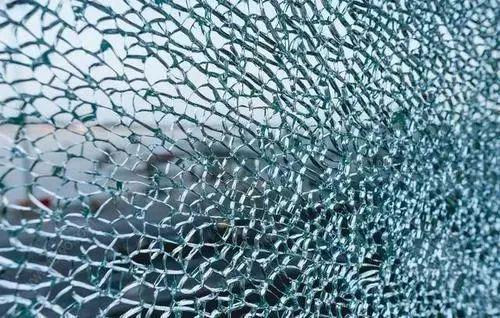
#> input picture 算法/test_images/glass_crack.jpg, 500 x 318 px
$ python -i feature_extractor.py   (imports and definitions only)   (older library calls are emulated)
#> lines starting #> are read from the running program, lines starting #| are printed output that depends on the picture
import cv2
import numpy as np
from skimage.feature import graycomatrix, graycoprops
from skimage.measure import shannon_entropy
from typing import Tuple, Dict, List
from .config import Config
import matplotlib.pyplot as plt

try:
    from ultralytics import YOLO
except ImportError:
    YOLO = None

# --------------------------
# 3. 特征提取模块
# --------------------------
class FeatureExtractor:

    # 类级变量，用于缓存 YOLO 模型，避免每次检测都重新加载导致卡顿
    _yolo_model = None

    # [31 lines left out: functions extract_edge, extract_glcm_features, not called in this run]

    @staticmethod
    def is_glass_break(edge_image: np.ndarray) -> bool:
        """
        通过轮廓分析判断边缘图像中是否包含玻璃自爆特征
        """
        contours, _ = cv2.findContours(edge_image, cv2.RETR_EXTERNAL, cv2.CHAIN_APPROX_SIMPLE)

        if not contours:
            if Config.IS_PRINT:print("未检测到任何轮廓")
            return False

        if Config.IS_PRINT:print(f"共检测到 {len(contours)} 个轮廓，开始分析特征参数...")
        contour_idx = 0

        for contour in contours:
            contour_idx += 1
            area = cv2.contourArea(contour)

            if area < Config.MIN_CONTOUR_AREA:
                continue

            perimeter = cv2.arcLength(contour, True)
            if perimeter <= 0:
                continue

            # === 1. 核心几何特征 ===
            shape_factor = (4 * np.pi * area) / (perimeter * perimeter)
            x, y, w, h = cv2.boundingRect(contour)
            aspect_ratio = float(w) / h if h != 0 else 0
            hull = cv2.convexHull(contour)
            hull_area = cv2.contourArea(hull)
            solidity = float(area) / hull_area if hull_area != 0 else 0

            # === 2. [抗网格/直电线补丁]：凸包矩形度 ===
            hull_rect = cv2.minAreaRect(hull)
            hull_rect_area = hull_rect[1][0] * hull_rect[1][1]
            hull_boxiness = float(hull_area) / hull_rect_area if hull_rect_area != 0 else 0

            # === 3. [L型/U型大色块补丁]：真实厚度 + 顶点数 ===
            real_thickness = min(hull_rect[1][0], hull_rect[1][1])
            epsilon = min(0.01 * perimeter, 5.0)
            approx = cv2.approxPolyDP(contour, epsilon, True)
            vertex_count = len(approx)

            if Config.IS_PRINT:
                print(f"\n轮廓 {contour_idx} 特征参数：")
                print(f"  形状因子：{shape_factor:.4f}（阈值 < {Config.SHAPE_FACTOR_THRESHOLD}）")
                print(f"  宽高比：{aspect_ratio:.4f}（阈值 {Config.ASPECT_RATIO_LOW}~{Config.ASPECT_RATIO_HIGH}）")
                print(f"  密实度：{solidity:.4f}（阈值 {Config.SOLIDITY_LOW}~{Config.SOLIDITY_HIGH}）")
                print(f"  凸包矩形度：{hull_boxiness:.4f} (超 {Config.BOXINESS_THRESHOLD} 为规则网格)")
                print(f"  真实厚度: {real_thickness:.2f} | 顶点数: {vertex_count} (厚度>{Config.L_FRAME_THICKNESS_MIN}且顶点<{Config.L_FRAME_VERTEX_MAX}为L型窗框)")

            # === 条件判断 ===
            is_valid_shape = shape_factor < Config.SHAPE_FACTOR_THRESHOLD
            is_valid_aspect = Config.ASPECT_RATIO_LOW < aspect_ratio < Config.ASPECT_RATIO_HIGH
            is_valid_solidity = Config.SOLIDITY_LOW < solidity < Config.SOLIDITY_HIGH

            if not (is_valid_shape and is_valid_aspect and is_valid_solidity):
                if Config.IS_PRINT: print(f" 🚫 轮廓 {contour_idx}：不符合自爆特征")
                continue

            is_perfect_grid = hull_boxiness > Config.BOXINESS_THRESHOLD

            # 凸包矩形度判断
            if Config.ENABLE_BOXINESS_FILTER and is_perfect_grid:
                if Config.IS_PRINT: print(f" 🚫 轮廓 {contour_idx}：不符合自爆特征")
                continue

            is_window_frame = (
                real_thickness > Config.L_FRAME_THICKNESS_MIN and
                vertex_count < Config.L_FRAME_VERTEX_MAX and
                hull_boxiness > Config.L_FRAME_BOXINESS_MIN
            )

            # L型/U型 窗框拐角判断
            if Config.ENABLE_FRAME_FILTER and is_window_frame:
                if Config.IS_PRINT: print(f" 🚫 轮廓 {contour_idx}：不符合自爆特征")
                continue

            if Config.IS_PRINT: print(f" 🚨 轮廓 {contour_idx}：符合裂纹特征")
            return True

        if Config.IS_PRINT:print("\n✅ 所有轮廓均不符合自爆特征")
        return False

    # [31 lines left out: function extract_yolo_features, not called in this run]

>>> import cv2
>>> picture = cv2.imread('../../../算法/test_images/glass_crack.jpg', cv2.IMREAD_GRAYSCALE)
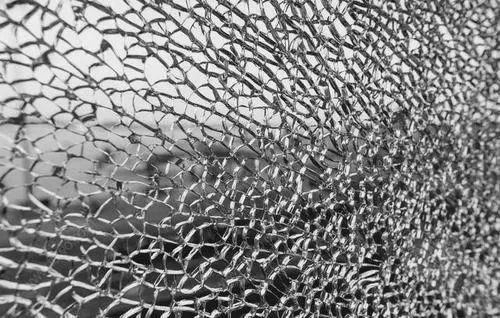
#> picture: shape (318, 500); min 1, max 252, mean 132.7
>>> result = FeatureExtractor().is_glass_break(picture)
#> in is_glass_break, `contours, _ = cv2.findContours(edge_image, cv2.RETR_EXTERNAL, cv2.CHAI..`: contours = [[[0, 0], [0, 317], [499, 317], [499, 0]]]
#> the loop in is_glass_break, `for contour in contours:` made 1 pass
#> (contour_idx, area, perimeter, shape_factor, x, y, w, h) on pass 1: (1, 158183, 1632, 0.746, 0, 0, 500, 318)
#> after the loop in is_glass_break, `for contour in contours:`: contour_idx = 1
#> result = False

$ run again, on 算法/test_images/glass_normal.jpg
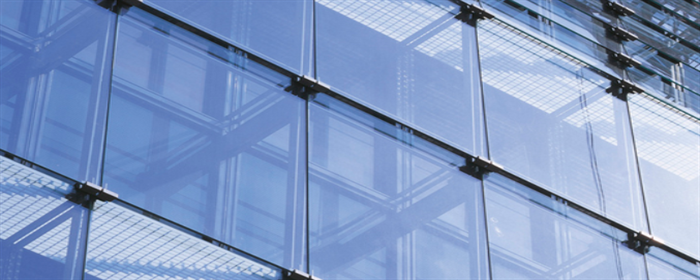
#> input picture 算法/test_images/glass_normal.jpg, 700 x 280 px
#> `picture = cv2.imread('../../../算法/test_images/glass_crack.jpg', cv2.IM..`:
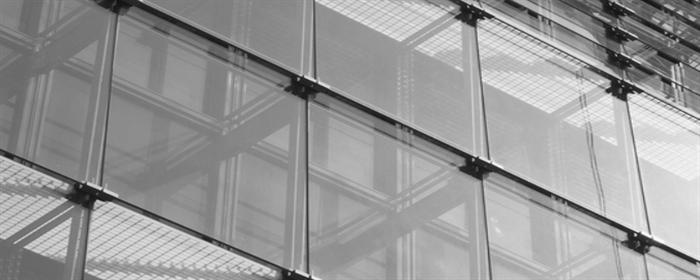
#> picture: shape (280, 700); min 16, max 255, mean 152.9
#> contours = [[[0, 0], [0, 279], [699, 279], [699, 0]]]
#> the loop in is_glass_break, `for contour in contours:` made 1 pass
#> (contour_idx, area, perimeter, shape_factor, x, y, w, h) on pass 1: (1, 195021, 1956, 0.641, 0, 0, 700, 280)
#> after the loop in is_glass_break, `for contour in contours:`: contour_idx = 1
#> result = False

$ run again, on 算法/test_images/glass_normal3.jpg
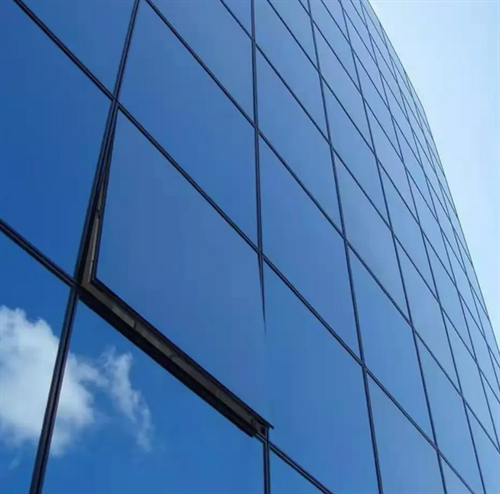
#> input picture 算法/test_images/glass_normal3.jpg, 500 x 494 px
#> `picture = cv2.imread('../../../算法/test_images/glass_crack.jpg', cv2.IM..`:
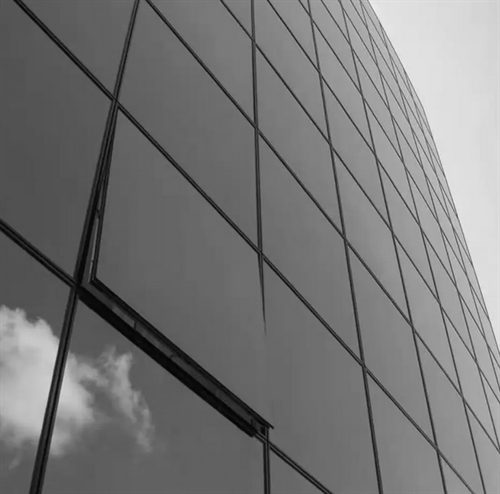
#> picture: shape (494, 500); min 2, max 241, mean 118.7
#> contours = [[[0, 0], [0, 493], [499, 493], [499, 0]]]
#> the loop in is_glass_break, `for contour in contours:` made 1 pass
#> (contour_idx, area, perimeter, shape_factor, x, y, w, h) on pass 1: (1, 246007, 1984, 0.785, 0, 0, 500, 494)
#> after the loop in is_glass_break, `for contour in contours:`: contour_idx = 1
#> result = False
